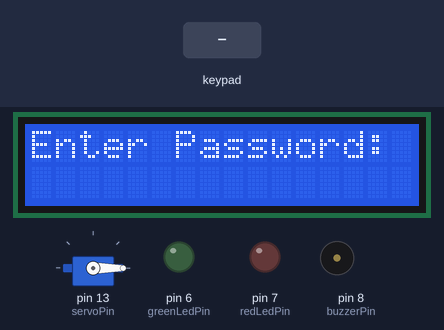
Simulated run of this sketch. Board: Arduino Uno, built with avr-gcc and run on an emulated ATmega328P. Shown: servo, 16×2 character LCD, output pins drawn as LEDs (lit = HIGH), buzzer (waves = sounding, pin HIGH). The test bench sets the inputs (shaded band).

Above: at 1.2 s.
1.3 s: keypad keys 5 4 3 2 pressed 0.4 s apart
At 3.9 s:
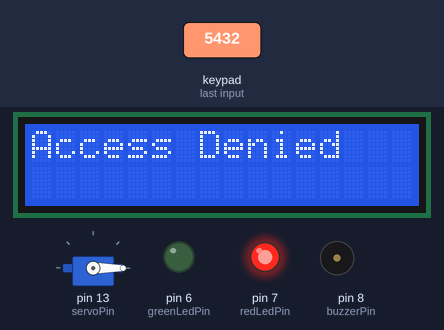
4.4 s: keypad keys 5 6 8 9 pressed 0.4 s apart
At 6.3 s:
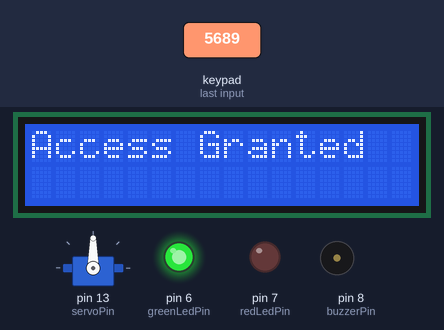
7.5 s: key '1' pressed
10.5 s: key '2' pressed
At 11.8 s:
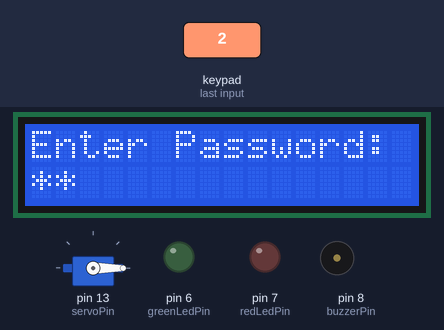
Timing chart, 0 to 13.5 s (numbered marks = the images above; inputs shaded):
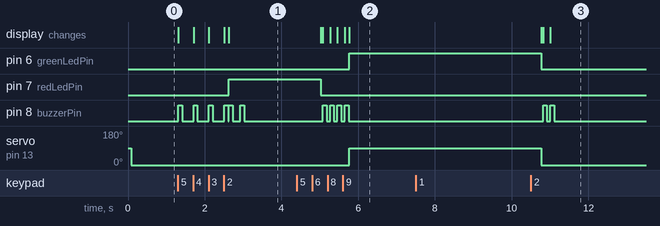

The sketch:

sketch_oct6a_ino.ino
```cpp
// Include necessary libraries
#include <Keypad.h>
#include <LiquidCrystal_I2C.h>
#include <Servo.h>
#include <Wire.h>

// --- SETTINGS ---
char Master[] = "5689";                     // The fixed password
LiquidCrystal_I2C lcd(0x27, 16, 2);         // LCD I2C address (Change to 0x3F if needed)

// --- PIN DEFINITIONS ---
Servo lockServo;
const int servoPin = 13;
const int redLedPin = 7;
const int greenLedPin = 6;
const int buzzerPin = 8;

// Keypad setup
const byte ROWS = 4;
const byte COLS = 4;
char keys[ROWS][COLS] = {
  {'1', '2', '3', 'A'},
  {'4', '5', '6', 'B'},
  {'7', '8', '9', 'C'},
  {'*', '0', '#', 'D'}
};
// Pin assignments according to the standard wiring
byte rowPins[ROWS] = {A3, A2, A1, A0};
byte colPins[COLS] = {5, 4, 3, 2};

// Required variables
Keypad customKeypad = Keypad(makeKeymap(keys), rowPins, colPins, ROWS, COLS);
char enteredPassword[sizeof(Master)];
byte charIndex = 0;

void setup() {
  pinMode(redLedPin, OUTPUT);
  pinMode(greenLedPin, OUTPUT);
  pinMode(buzzerPin, OUTPUT);
  lockServo.attach(servoPin);
  lcd.init();
  lcd.backlight();
  lockDoor();
}

void loop() {
  lcd.setCursor(0, 0);
  lcd.print("Enter Password:");
  char customKey = customKeypad.getKey();
  if (customKey) {
    if (customKey == '*') {
        resetSystem();
        return;
    }

    if (charIndex < (sizeof(Master) - 1)) {
        enteredPassword[charIndex] = customKey;
        lcd.setCursor(charIndex, 1);
        lcd.print("*");
        charIndex++;
        makeSound();
    }
  }

  if (charIndex == (sizeof(Master) - 1)) {
      checkPassword();
  }
}

void checkPassword() {
  if (strcmp(enteredPassword, Master) == 0) {
    accessGranted();
  } else {
    accessDenied();
  }
}

void accessGranted() {
    lcd.clear();
    lcd.setCursor(0, 0);
    lcd.print("Access Granted");
    digitalWrite(greenLedPin, HIGH);
    openDoor();
    delay(5000);
    resetSystem();
}

void accessDenied() {
    lcd.clear();
    lcd.setCursor(0, 0);
    lcd.print("Access Denied");
    digitalWrite(redLedPin, HIGH);
    makeSound();
    delay(200);
    makeSound();
    delay(2000);
    resetSystem();
}

void openDoor() {
  lockServo.write(90);
}

void lockDoor() {
  lockServo.write(0);
}

void resetSystem() {
  memset(enteredPassword, 0, sizeof(enteredPassword));
  charIndex = 0;
  digitalWrite(greenLedPin, LOW);
  digitalWrite(redLedPin, LOW);
  lockDoor();
  lcd.clear();
}

void makeSound() {
  digitalWrite(buzzerPin, HIGH);
  delay(100);
  digitalWrite(buzzerPin, LOW);
}
```

Measured:
- after the input at 1.3 s, pin 7 (redLedPin): LOW → HIGH after 1.3 s; pin 8 (buzzerPin): goes 3 × (HIGH 0.10 s, LOW 0.30 s), HIGH 0.10 s, LOW 0.02 s, HIGH 0.10 s, LOW 0.20 s, HIGH 0.10 s, then LOW, starting at once; the display: first changes at once (image 1 shows a later state)
- after the input at 4.4 s, pin 6 (greenLedPin): LOW → HIGH after 1.4 s; pin 8 (buzzerPin): alternates HIGH for 0.10 s and LOW for 0.09 s, 8 changes in all, then stays LOW, starting after 0.68 s; servo on pin 13 (servoPin): 0° → 90° after 1.4 s; the display: first differs from a run without the input after 0.68 s (image 2 shows a later state)
- after the input at 7.5 s, every drawn part: stays the same
- after the input at 10.5 s, the display: first differs from a run without the input after 0.51 s (image 3)
